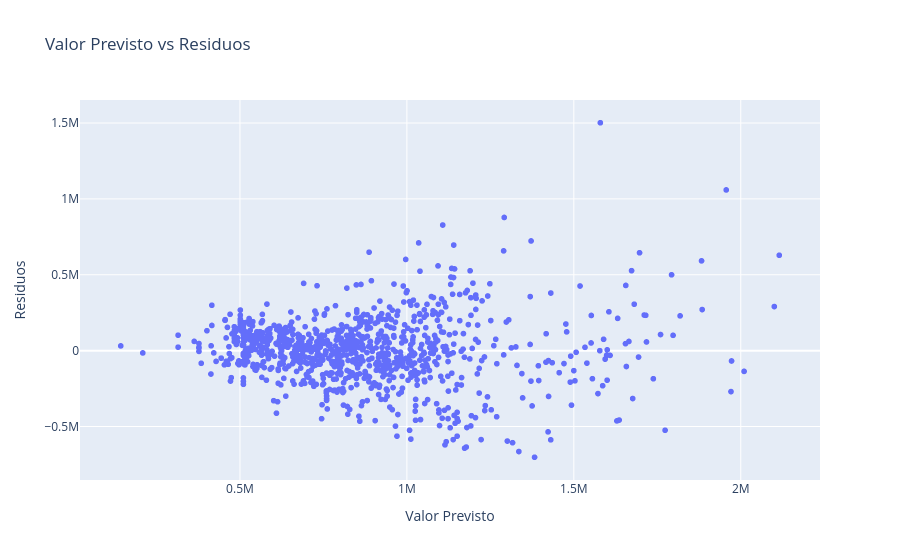

Notebook code for this chart:
### Code cell
# Residuos
residuos = modelo_3.resid
fig = px.scatter(x=y_previsto_train, y=residuos, title='Valor Previsto vs Residuos',
                 labels={'x':'Valor Previsto','y':'Residuos'})
fig.show()

### Figure 1 — Plotly figure (JSON) as saved in the notebook; plotly's stock layout.template omitted (floating-point values rounded to 4 significant figures; data arrays with more than 128 entries replaced by an {"elided": "..."} marker saying what was removed)
{"data": [{"hovertemplate": "Valor Previsto=%{x}<br>Residuos=%{y}<extra></extra>", "legendgroup": "", "marker": {"color": "#636efa", "symbol": "circle"}, "mode": "markers", "name": "", "showlegend": false, "type": "scattergl", "x": {"elided": "1006 float values"}, "xaxis": "x", "y": {"elided": "1006 float values"}, "yaxis": "y"}], "layout": {"legend": {"tracegroupgap": 0}, "title": {"text": "Valor Previsto vs Residuos"}, "xaxis": {"anchor": "y", "domain": [0, 1], "title": {"text": "Valor Previsto"}}, "yaxis": {"anchor": "x", "domain": [0, 1], "title": {"text": "Residuos"}}}}
